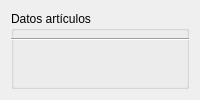
    <widget class="QWidget" name="tab_3">
     <attribute name="title">
      <string>Artículos</string>
     </attribute>
     <layout class="QHBoxLayout" name="horizontalLayout_9">
      <item>
       <widget class="QGroupBox" name="groupBox_2">
        <property name="title">
         <string>Datos artículos</string>
        </property>
        <widget class="Line" name="line_3">
         <property name="geometry">
          <rect>
           <x>0</x>
           <y>20</y>
           <width>791</width>
           <height>16</height>
          </rect>
         </property>
         <property name="orientation">
          <enum>Qt::Horizontal</enum>
         </property>
        </widget>
        <widget class="Line" name="line_4">
         <property name="geometry">
          <rect>
           <x>0</x>
           <y>260</y>
           <width>791</width>
           <height>16</height>
          </rect>
         </property>
         <property name="orientation">
          <enum>Qt::Horizontal</enum>
         </property>
        </widget>
        <widget class="QTableWidget" name="tabArticulos">
         <property name="geometry">
          <rect>
           <x>0</x>
           <y>280</y>
           <width>781</width>
           <height>271</height>
          </rect>
         </property>
         <column>
          <property name="text">
           <string>Código</string>
          </property>
         </column>
         <column>
          <property name="text">
           <string>Nombre</string>
          </property>
         </column>
         <column>
          <property name="text">
           <string>Precio</string>
          </property>
         </column>
        </widget>
        <widget class="QPushButton" name="btnRecarga2">
         <property name="geometry">
          <rect>
           <x>360</x>
           <y>50</y>
           <width>41</width>
           <height>31</height>
          </rect>
         </property>
         <property name="text">
          <string/>
         </property>
         <property name="icon">
          <iconset>
           <normaloff>img/recarga.png</normaloff>img/recarga.png</iconset>
         </property>
        </widget>
        <widget class="QWidget" name="layoutWidget">
         <property name="geometry">
          <rect>
           <x>220</x>
           <y>100</y>
           <width>313</width>
           <height>24</height>
          </rect>
         </property>
         <layout class="QHBoxLayout" name="horizontalLayout_10">
          <item>
           <widget class="QLabel" name="lblNombre">
            <property name="text">
             <string>Nombre artículo:</string>
            </property>
           </widget>
          </item>
          <item>
           <widget class="QLineEdit" name="txtNombre"/>
          </item>
         </layout>
        </widget>
        <widget class="QWidget" name="layoutWidget">
         <property name="geometry">
          <rect>
           <x>220</x>
           <y>150</y>
           <width>180</width>
           <height>24</height>
          </rect>
         </property>
         <layout class="QHBoxLayout" name="horizontalLayout_11">
          <item>
           <widget class="QLabel" name="lblPrecio">
            <property name="text">
             <string>Precio-unidad:</string>
            </property>
           </widget>
          </item>
          <item>
           <widget class="QLineEdit" name="txtPrecio">
            <property name="sizePolicy">
             <sizepolicy hsizetype="Minimum" vsizetype="Fixed">
              <horstretch>0</horstretch>
              <verstretch>0</verstretch>
             </sizepolicy>
            </property>
            <property name="maximumSize">
             <size>
              <width>50</width>
              <height>16777215</height>
             </size>
            </property>
            <property name="alignment">
             <set>Qt::AlignRight|Qt::AlignTrailing|Qt::AlignVCenter</set>
            </property>
           </widget>
          </item>
         </layout>
        </widget>
        <widget class="QPushButton" name="btnBuscar">
         <property name="geometry">
          <rect>
           <x>410</x>
           <y>50</y>
           <width>41</width>
           <height>31</height>
          </rect>
         </property>
         <property name="text">
          <string/>
         </property>
         <property name="icon">
          <iconset>
           <normaloff>img/lupa.png</normaloff>img/lupa.png</iconset>
         </property>
         <property name="iconSize">
          <size>
           <width>20</width>
           <height>20</height>
          </size>
         </property>
        </widget>
        <widget class="QWidget" name="layoutWidget">
         <property name="geometry">
          <rect>
           <x>220</x>
           <y>220</y>
           <width>239</width>
           <height>26</height>
          </rect>
         </property>
         <layout class="QHBoxLayout" name="horizontalLayout_12">
          <item>
           <widget class="QPushButton" name="btnGrabaPro">
            <property name="text">
             <string>Guardar</string>
            </property>
           </widget>
          </item>
          <item>
           <widget class="QPushButton" name="btnModifPro">
            <property name="text">
             <string>Modificar</string>
            </property>
           </widget>
          </item>
          <item>
           <widget class="QPushButton" name="btnBajaPro">
            <property name="text">
             <string>Eliminar</string>
            </property>
           </widget>
          </item>
         </layout>
        </widget>
        <widget class="QWidget" name="layoutWidget">
         <property name="geometry">
          <rect>
           <x>220</x>
           <y>60</y>
           <width>121</width>
           <height>21</height>
          </rect>
         </property>
         <layout class="QHBoxLayout" name="horizontalLayout_13">
          <item>
           <widget class="QLabel" name="label_2">
            <property name="text">
             <string>Código:</string>
            </property>
           </widget>
          </item>
          <item>
           <widget class="QLabel" name="lblCod">
            <property name="font">
             <font>
              <family>Verdana</family>
              <pointsize>11</pointsize>
              <weight>50</weight>
              <bold>false</bold>
             </font>
            </property>
            <property name="styleSheet">
             <string notr="true">background-color: rgb(255, 252, 156);</string>
            </property>
            <property name="text">
             <string/>
            </property>
            <property name="alignment">
             <set>Qt::AlignCenter</set>
            </property>
           </widget>
          </item>
         </layout>
        </widget>
        <widget class="QPushButton" name="btnPDFArt">
         <property name="geometry">
          <rect>
           <x>750</x>
           <y>220</y>
           <width>32</width>
           <height>32</height>
          </rect>
         </property>
         <property name="text">
          <string/>
         </property>
         <property name="icon">
          <iconset>
           <normaloff>img/eye.jpg</normaloff>img/eye.jpg</iconset>
         </property>
         <property name="iconSize">
          <size>
           <width>30</width>
           <height>30</height>
          </size>
         </property>
        </widget>
       </widget>
      </item>
     </layout>
    </widget>
